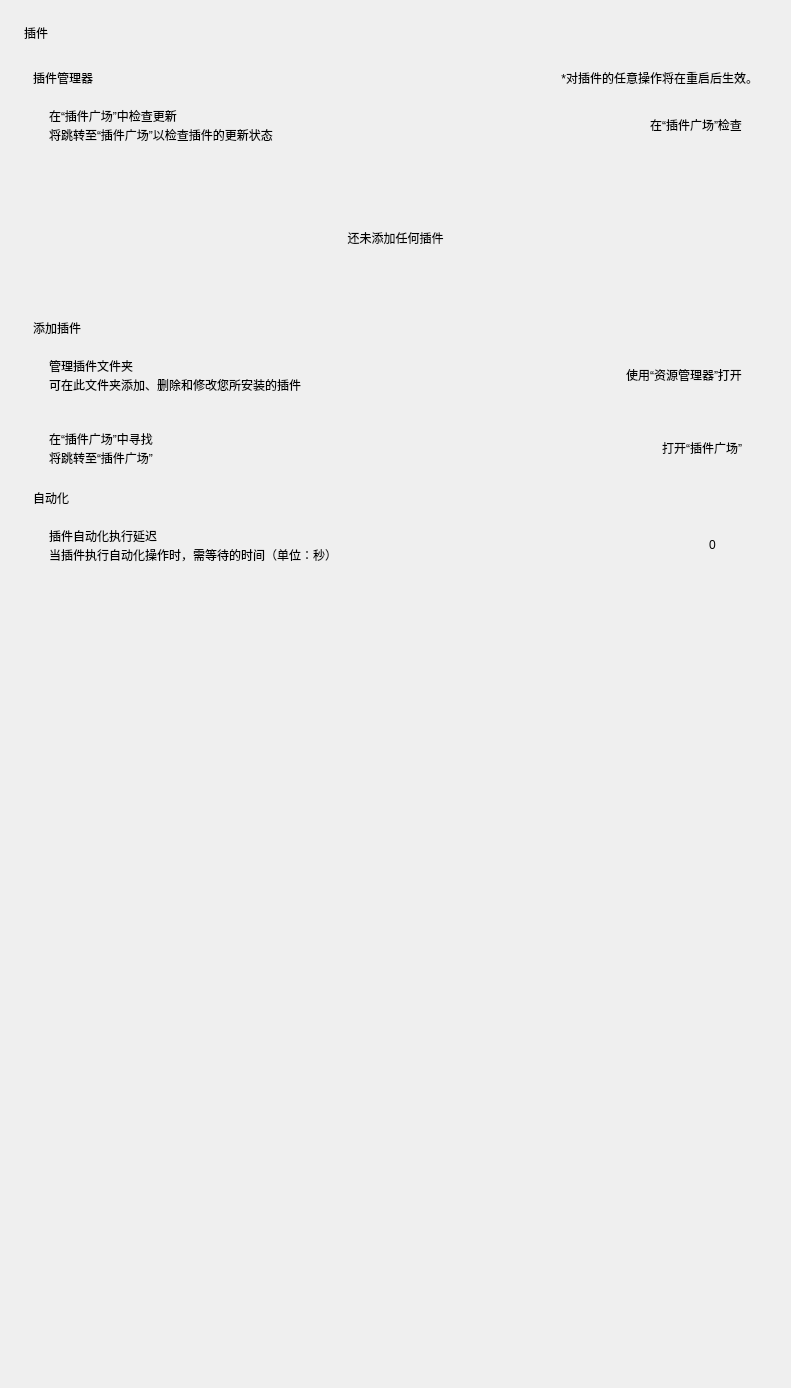
<?xml version="1.0" encoding="UTF-8"?>
<ui version="4.0">
 <class>Form</class>
 <widget class="QWidget" name="Form">
  <property name="geometry">
   <rect>
    <x>0</x>
    <y>0</y>
    <width>791</width>
    <height>1388</height>
   </rect>
  </property>
  <property name="windowTitle">
   <string>Form</string>
  </property>
  <layout class="QVBoxLayout" name="verticalLayout_2">
   <property name="spacing">
    <number>18</number>
   </property>
   <property name="leftMargin">
    <number>24</number>
   </property>
   <property name="topMargin">
    <number>24</number>
   </property>
   <property name="rightMargin">
    <number>24</number>
   </property>
   <property name="bottomMargin">
    <number>24</number>
   </property>
   <item>
    <widget class="TitleLabel" name="TitleLabel">
     <property name="text">
      <string>插件</string>
     </property>
    </widget>
   </item>
   <item>
    <widget class="SmoothScrollArea" name="pm_scroll">
     <property name="styleSheet">
      <string notr="true">background: transparent; border: none</string>
     </property>
     <property name="widgetResizable">
      <bool>true</bool>
     </property>
     <widget class="QWidget" name="widget">
      <property name="geometry">
       <rect>
        <x>0</x>
        <y>0</y>
        <width>743</width>
        <height>1283</height>
       </rect>
      </property>
      <layout class="QVBoxLayout" name="verticalLayout_9">
       <item>
        <layout class="QVBoxLayout" name="verticalLayout_3">
         <property name="spacing">
          <number>3</number>
         </property>
         <item>
          <layout class="QHBoxLayout" name="horizontalLayout">
           <item>
            <widget class="SubtitleLabel" name="SubtitleLabel">
             <property name="text">
              <string>插件管理器</string>
             </property>
            </widget>
           </item>
           <item>
            <widget class="CaptionLabel" name="CaptionLabel_3">
             <property name="text">
              <string>*对插件的任意操作将在重启后生效。</string>
             </property>
             <property name="alignment">
              <set>Qt::AlignRight|Qt::AlignTrailing|Qt::AlignVCenter</set>
             </property>
             <property name="wordWrap">
              <bool>true</bool>
             </property>
             <property name="lightColor" stdset="0">
              <color>
               <red>96</red>
               <green>96</green>
               <blue>96</blue>
              </color>
             </property>
             <property name="darkColor" stdset="0">
              <color>
               <red>210</red>
               <green>210</green>
               <blue>210</blue>
              </color>
             </property>
            </widget>
           </item>
          </layout>
         </item>
         <item>
          <widget class="CardWidget" name="CardWidget_10">
           <property name="minimumSize">
            <size>
             <width>0</width>
             <height>70</height>
            </size>
           </property>
           <layout class="QHBoxLayout" name="horizontalLayout_10">
            <property name="leftMargin">
             <number>16</number>
            </property>
            <property name="topMargin">
             <number>16</number>
            </property>
            <property name="rightMargin">
             <number>16</number>
            </property>
            <property name="bottomMargin">
             <number>16</number>
            </property>
            <item>
             <layout class="QVBoxLayout" name="verticalLayout_12">
              <property name="spacing">
               <number>0</number>
              </property>
              <item>
               <widget class="StrongBodyLabel" name="StrongBodyLabel_7">
                <property name="text">
                 <string>在“插件广场”中检查更新</string>
                </property>
               </widget>
              </item>
              <item>
               <widget class="CaptionLabel" name="CaptionLabel_9">
                <property name="text">
                 <string>将跳转至“插件广场”以检查插件的更新状态</string>
                </property>
                <property name="wordWrap">
                 <bool>true</bool>
                </property>
                <property name="lightColor" stdset="0">
                 <color alpha="150">
                  <red>0</red>
                  <green>0</green>
                  <blue>0</blue>
                 </color>
                </property>
                <property name="darkColor" stdset="0">
                 <color alpha="200">
                  <red>255</red>
                  <green>255</green>
                  <blue>255</blue>
                 </color>
                </property>
               </widget>
              </item>
             </layout>
            </item>
            <item>
             <widget class="PushButton" name="open_plugin_plaza_2">
              <property name="sizePolicy">
               <sizepolicy hsizetype="Maximum" vsizetype="Fixed">
                <horstretch>0</horstretch>
                <verstretch>0</verstretch>
               </sizepolicy>
              </property>
              <property name="text">
               <string>在“插件广场”检查</string>
              </property>
             </widget>
            </item>
           </layout>
          </widget>
         </item>
         <item>
          <layout class="QVBoxLayout" name="plugin_card_layout">
           <property name="spacing">
            <number>3</number>
           </property>
           <item>
            <widget class="CaptionLabel" name="tips_plugin_empty">
             <property name="sizePolicy">
              <sizepolicy hsizetype="Preferred" vsizetype="Preferred">
               <horstretch>0</horstretch>
               <verstretch>0</verstretch>
              </sizepolicy>
             </property>
             <property name="minimumSize">
              <size>
               <width>0</width>
               <height>150</height>
              </size>
             </property>
             <property name="styleSheet">
              <string notr="true">FluentLabelBase {
    color: black;
}

HyperlinkLabel {
    color: #009faa;
    border: none;
    background-color: transparent;
    text-align: left;
    padding: 0;
    margin: 0;
}

HyperlinkLabel[underline=true] {
    text-decoration: underline;
}

HyperlinkLabel[underline=false] {
    text-decoration: none;
}

HyperlinkLabel:hover {
    color: #007780;
}

HyperlinkLabel:pressed {
    color: #00a7b3;
}
FluentLabelBase{color:#7d000000}</string>
             </property>
             <property name="text">
              <string>还未添加任何插件</string>
             </property>
             <property name="alignment">
              <set>Qt::AlignCenter</set>
             </property>
             <property name="lightColor" stdset="0">
              <color alpha="125">
               <red>0</red>
               <green>0</green>
               <blue>0</blue>
              </color>
             </property>
             <property name="darkColor" stdset="0">
              <color alpha="155">
               <red>255</red>
               <green>255</green>
               <blue>255</blue>
              </color>
             </property>
             <property name="pixelFontSize" stdset="0">
              <number>14</number>
             </property>
            </widget>
           </item>
          </layout>
         </item>
        </layout>
       </item>
       <item>
        <layout class="QVBoxLayout" name="verticalLayout_4">
         <property name="spacing">
          <number>3</number>
         </property>
         <item>
          <widget class="SubtitleLabel" name="SubtitleLabel_2">
           <property name="text">
            <string>添加插件</string>
           </property>
          </widget>
         </item>
         <item>
          <widget class="CardWidget" name="CardWidget_8">
           <property name="minimumSize">
            <size>
             <width>0</width>
             <height>70</height>
            </size>
           </property>
           <layout class="QHBoxLayout" name="horizontalLayout_8">
            <property name="leftMargin">
             <number>16</number>
            </property>
            <property name="topMargin">
             <number>16</number>
            </property>
            <property name="rightMargin">
             <number>16</number>
            </property>
            <property name="bottomMargin">
             <number>16</number>
            </property>
            <item>
             <layout class="QVBoxLayout" name="verticalLayout_10">
              <property name="spacing">
               <number>0</number>
              </property>
              <item>
               <widget class="StrongBodyLabel" name="StrongBodyLabel_5">
                <property name="text">
                 <string>管理插件文件夹</string>
                </property>
               </widget>
              </item>
              <item>
               <widget class="CaptionLabel" name="CaptionLabel_7">
                <property name="text">
                 <string>可在此文件夹添加、删除和修改您所安装的插件</string>
                </property>
                <property name="wordWrap">
                 <bool>true</bool>
                </property>
                <property name="lightColor" stdset="0">
                 <color alpha="150">
                  <red>0</red>
                  <green>0</green>
                  <blue>0</blue>
                 </color>
                </property>
                <property name="darkColor" stdset="0">
                 <color alpha="200">
                  <red>255</red>
                  <green>255</green>
                  <blue>255</blue>
                 </color>
                </property>
               </widget>
              </item>
             </layout>
            </item>
            <item>
             <widget class="PushButton" name="open_plugin_folder">
              <property name="sizePolicy">
               <sizepolicy hsizetype="Maximum" vsizetype="Fixed">
                <horstretch>0</horstretch>
                <verstretch>0</verstretch>
               </sizepolicy>
              </property>
              <property name="text">
               <string>使用“资源管理器”打开</string>
              </property>
             </widget>
            </item>
           </layout>
          </widget>
         </item>
         <item>
          <widget class="CardWidget" name="CardWidget_7">
           <property name="minimumSize">
            <size>
             <width>0</width>
             <height>70</height>
            </size>
           </property>
           <layout class="QHBoxLayout" name="horizontalLayout_7">
            <property name="leftMargin">
             <number>16</number>
            </property>
            <property name="topMargin">
             <number>16</number>
            </property>
            <property name="rightMargin">
             <number>16</number>
            </property>
            <property name="bottomMargin">
             <number>16</number>
            </property>
            <item>
             <layout class="QVBoxLayout" name="verticalLayout_8">
              <property name="spacing">
               <number>0</number>
              </property>
              <item>
               <widget class="StrongBodyLabel" name="StrongBodyLabel_4">
                <property name="text">
                 <string>在“插件广场”中寻找</string>
                </property>
               </widget>
              </item>
              <item>
               <widget class="CaptionLabel" name="CaptionLabel_6">
                <property name="text">
                 <string>将跳转至“插件广场”</string>
                </property>
                <property name="wordWrap">
                 <bool>true</bool>
                </property>
                <property name="lightColor" stdset="0">
                 <color alpha="150">
                  <red>0</red>
                  <green>0</green>
                  <blue>0</blue>
                 </color>
                </property>
                <property name="darkColor" stdset="0">
                 <color alpha="200">
                  <red>255</red>
                  <green>255</green>
                  <blue>255</blue>
                 </color>
                </property>
               </widget>
              </item>
             </layout>
            </item>
            <item>
             <widget class="PushButton" name="open_plugin_plaza">
              <property name="sizePolicy">
               <sizepolicy hsizetype="Maximum" vsizetype="Fixed">
                <horstretch>0</horstretch>
                <verstretch>0</verstretch>
               </sizepolicy>
              </property>
              <property name="text">
               <string>打开“插件广场”</string>
              </property>
             </widget>
            </item>
           </layout>
          </widget>
         </item>
        </layout>
       </item>
       <item>
        <layout class="QVBoxLayout" name="verticalLayout_5">
         <property name="spacing">
          <number>3</number>
         </property>
         <item>
          <widget class="SubtitleLabel" name="SubtitleLabel_3">
           <property name="text">
            <string>自动化</string>
           </property>
          </widget>
         </item>
         <item>
          <widget class="CardWidget" name="CardWidget_9">
           <property name="minimumSize">
            <size>
             <width>0</width>
             <height>70</height>
            </size>
           </property>
           <layout class="QHBoxLayout" name="horizontalLayout_9">
            <property name="leftMargin">
             <number>16</number>
            </property>
            <property name="topMargin">
             <number>16</number>
            </property>
            <property name="rightMargin">
             <number>16</number>
            </property>
            <property name="bottomMargin">
             <number>16</number>
            </property>
            <item>
             <layout class="QVBoxLayout" name="verticalLayout_11">
              <property name="spacing">
               <number>0</number>
              </property>
              <item>
               <widget class="StrongBodyLabel" name="StrongBodyLabel_6">
                <property name="text">
                 <string>插件自动化执行延迟</string>
                </property>
               </widget>
              </item>
              <item>
               <widget class="CaptionLabel" name="CaptionLabel_8">
                <property name="text">
                 <string>当插件执行自动化操作时，需等待的时间（单位：秒）</string>
                </property>
                <property name="wordWrap">
                 <bool>true</bool>
                </property>
                <property name="lightColor" stdset="0">
                 <color alpha="150">
                  <red>0</red>
                  <green>0</green>
                  <blue>0</blue>
                 </color>
                </property>
                <property name="darkColor" stdset="0">
                 <color alpha="200">
                  <red>255</red>
                  <green>255</green>
                  <blue>255</blue>
                 </color>
                </property>
               </widget>
              </item>
             </layout>
            </item>
            <item>
             <widget class="SpinBox" name="auto_delay">
              <property name="sizePolicy">
               <sizepolicy hsizetype="Maximum" vsizetype="Fixed">
                <horstretch>0</horstretch>
                <verstretch>0</verstretch>
               </sizepolicy>
              </property>
             </widget>
            </item>
           </layout>
          </widget>
         </item>
        </layout>
       </item>
       <item>
        <spacer name="verticalSpacer">
         <property name="orientation">
          <enum>Qt::Vertical</enum>
         </property>
         <property name="sizeHint" stdset="0">
          <size>
           <width>20</width>
           <height>40</height>
          </size>
         </property>
        </spacer>
       </item>
      </layout>
     </widget>
    </widget>
   </item>
  </layout>
 </widget>
 <customwidgets>
  <customwidget>
   <class>PushButton</class>
   <extends>QPushButton</extends>
   <header>qfluentwidgets</header>
  </customwidget>
  <customwidget>
   <class>CardWidget</class>
   <extends>QFrame</extends>
   <header>qfluentwidgets</header>
   <container>1</container>
  </customwidget>
  <customwidget>
   <class>SmoothScrollArea</class>
   <extends>QScrollArea</extends>
   <header>qfluentwidgets</header>
   <container>1</container>
  </customwidget>
  <customwidget>
   <class>CaptionLabel</class>
   <extends>QLabel</extends>
   <header>qfluentwidgets</header>
  </customwidget>
  <customwidget>
   <class>StrongBodyLabel</class>
   <extends>QLabel</extends>
   <header>qfluentwidgets</header>
  </customwidget>
  <customwidget>
   <class>SubtitleLabel</class>
   <extends>QLabel</extends>
   <header>qfluentwidgets</header>
  </customwidget>
  <customwidget>
   <class>TitleLabel</class>
   <extends>QLabel</extends>
   <header>qfluentwidgets</header>
  </customwidget>
  <customwidget>
   <class>SpinBox</class>
   <extends>QSpinBox</extends>
   <header>qfluentwidgets</header>
  </customwidget>
 </customwidgets>
 <resources/>
 <connections/>
</ui>
